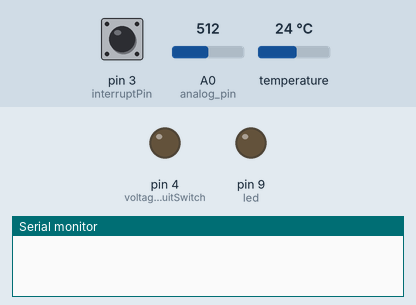
The sketch below on a simulated Arduino Uno, built with avr-gcc and run on an emulated ATmega328P. Parts: output pins drawn as LEDs (lit = HIGH), the last lines printed to the serial monitor. The inputs (shaded band) are chosen by the test bench; at power-on: temperature 24 °C, pin 3 (interruptPin) LOW, A0 (analog_pin) = 512. The local clock reads 2024-03-15 10:24:30 at power-on unless the sketch sets it; storage starts empty; pins used as bus, display or sensor lines are not drawn.

Above: at 0.1 s.
At 8.2 s:
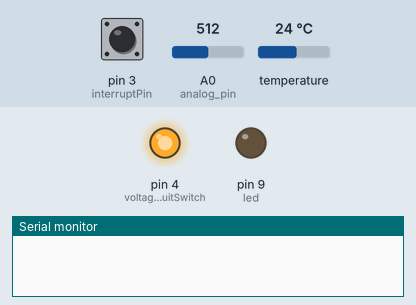
8.3 s: temperature set to 1 °C
At 13.05 s:
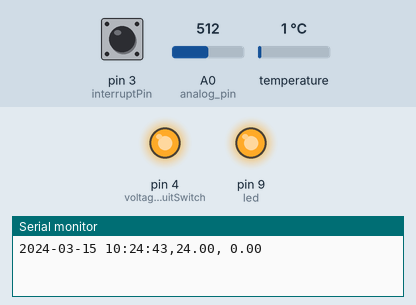
Timing chart, 0 to 21.6 s (numbered marks = the images above; inputs shaded):
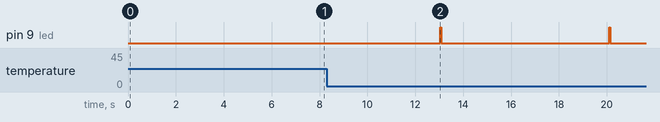

Measured:
- by itself, pin 9 (led): alternates HIGH for 0.04 s and LOW for 7.0 s

The sketch:

freq_logger.ino
```cpp
#include "LowPower.h"         //https://github.com/rocketscream/Low-Power
#include <Wire.h>
#include <SPI.h>
#include <DS3232RTC.h>        //http://github.com/JChristensen/DS3232RTC
#include<stdlib.h>
#include <SD.h>
#include <Time.h>  //https://github.com/PaulStoffregen/Time

//sleeping stuff
#define sleep_intervals 1

#define sleepytime 1000 // millis
//RTC stuff
//RTC_DS3231 RTC;


//led
#define led 9

//voltage stuff
#define voltageAnalogMeasurePin A3
#define voltageReadCircuitSwitch 4

const byte interruptPin = 3; // the pin that we're measuring freq from -- can only be digital pin 2 or 3 on the arduino uno


// debugging -- only do Serial output if debugging
#define debug 1 // 0: don't print anything out; 1: print out debugging statements

#define sensorBoard 8 // the pin that powers the 555 subcircuit

#define chipSelect 7
#define SDpower 6

#define analog_pin A0

long pulseCount = 0;  //a pulse counter variable

unsigned long pulseTime,lastTime, duration, totalDuration;

int samplingPeriod=4; // the number of seconds to measure 555 oscillations


double freq; //

void setup() {

if(debug) Serial.begin(9600);

// indicate successful startup

for (int i=0;i<3;i++) {
  digitalWrite(led, HIGH);
  delay(1000);
  digitalWrite(led, LOW);
  delay(1000);
}

  // RTC setup

 setSyncProvider(RTC.get);
    //Serial << F("RTC Sync");
    //if (timeStatus() != timeSet) Serial << F(" FAIL!");
    //Serial << endl;


  /// SD setup


  pinMode(SDpower,OUTPUT);
    digitalWrite(SDpower,LOW);

    delay(1000);

     if (!SD.begin(chipSelect)) {
  if (debug) Serial.println("Card failed, or not present");

   // indicate SD problem with fast blink
    while(1) {
      digitalWrite(led,HIGH);
      delay(200);
      digitalWrite(led,LOW);
       delay(200);
    }
  }


  if (debug) Serial.begin(9600);

  // begin I2C protocol (necessary for RTC, and any other I2C on board
  Wire.begin();


  // RTC -------------------------
  //initialize_RTC(); // NOTE: need to initialize I2C first -- but also for any other I2C library

  // set mode for voltage circuit control pin, and turn the circuit off
  pinMode(voltageReadCircuitSwitch,OUTPUT);
  pinMode(sensorBoard,OUTPUT);
  pinMode(led, OUTPUT);

  //digitalWrite(sensorBoard,LOW); //turns on the 555 timer and thermistor subcircuit
  uint8_t i;

  //measure the input voltage
  digitalWrite(voltageReadCircuitSwitch, HIGH); //turn on voltage measurement circuit
  digitalWrite(sensorBoard,HIGH);

  // wait a moment to let things settle

}

void loop () {

static time_t tLast;
    time_t t;
    tmElements_t tm;

t = now();
  // RTC test


  // Onboard temp from the RTC
 float rtcTemp = RTC.temperature() / 4.;


  digitalWrite(sensorBoard,LOW);

  // measure an analog battery
  int analog_value = analogRead(analog_pin);


  // depth sensor

  delay(2000); // give time for 555 to recover


  pulseCount=0; //reset the pulse counter
  totalDuration=0;  //reset the totalDuration of all pulses measured

  attachInterrupt(digitalPinToInterrupt(interruptPin),onPulse,RISING); //attach an interrupt counter to interrupt pin 0 (digital pin #2) -- the only other possible pin on the 328p is interrupt pin #1 (digital pin #3)

  pulseTime=micros(); // start the stopwatch

  delay(samplingPeriod*1000); //give ourselves samplingPeriod seconds to make this measurement, during which the "onPulse" function will count up all the pulses, and sum the total time they took as 'totalDuration'

  detachInterrupt(digitalPinToInterrupt(interruptPin)); //we've finished sampling, so detach the interrupt function -- don't count any more pulses


  if (pulseCount>0) { //use this logic in case something went wrong

  double durationS=totalDuration/double(pulseCount)/1000000.; //the total duration, in seconds, per pulse (note that totalDuration was in microseconds)

  // print out stats
  /*
  Serial.print("sampling period=");
  Serial.print(samplingPeriod);
    Serial.print(" sec; #pulses=");
  Serial.print(pulseCount);
  Serial.print("; duration per pulse (sec)=");
  Serial.println(durationS,8);
*/

  freq=1./durationS;


  }

  digitalWrite(sensorBoard,HIGH);


  // make a string for assembling the data to log:
  String dataString = "";

  // dataString += String(unixNow);
//  dataString += now.unixtime();
  //dataString += ",";
  dataString += year();
  dataString += "-";
  dataString += padInt(month(), 2);
  dataString += "-";
  dataString += padInt(day(), 2);
  dataString += " ";
  dataString += padInt(hour(), 2);
  dataString += ":";
  dataString += padInt(minute(), 2);
  dataString += ":";
  dataString += padInt(second(), 2);
  dataString += ",";
  char buffer[10];
  dataString += dtostrf(rtcTemp, 5, 2, buffer);
  dataString += ",";
  dataString += dtostrf(freq, 5, 2, buffer);


  if(debug) Serial.println(dataString);

  // open the file. note that only one file can be open at a time,
  // so you have to close this one before opening another.
  File dataFile = SD.open("datalog.csv", FILE_WRITE);

  // if the file is available, write to it:
  if (dataFile) {
    dataFile.println(dataString);
    dataFile.close();
    // print to the serial port too:


  //indicate successful write with short blink
  digitalWrite(led, HIGH);
  delay(40);
  digitalWrite(led, LOW);

  }
  // if the file isn't open, pop up an error:
  else {
    if (debug) Serial.println("error opening datalog.txt");
  }

// sleep for a while
if (debug==0) {
sleep_for_8s_interval(sleep_intervals);

}
else {
delay(sleepytime);

}

}


String padInt(int x, int pad) {
  String strInt = String(x);

  String str = "";

  if (strInt.length() >= pad) {
    return strInt;
  }

  for (int i=0; i < (pad-strInt.length()); i++) {
    str += "0";
  }

  str += strInt;

  return str;
}

String int2string(int x) {
  // formats an integer as a string assuming x is in 1/100ths
  String str = String(x);
  int strLen = str.length();
  if (strLen <= 2) {
    str = "0." + str;
  } else if (strLen <= 3) {
    str = str.substring(0, 1) + "." + str.substring(1);
  } else if (strLen <= 4) {
    str = str.substring(0, 2) + "." + str.substring(2);
  } else {
    str = "-9999";
  }

  return str;
}

void sleep_for_8s_interval(int numIntervals) { // will power down for numIntervals * 8 seconds

for (int i=0;i<numIntervals;i++) {
LowPower.powerDown(SLEEP_8S, ADC_OFF, BOD_OFF);
}

}


void onPulse()
{
  pulseCount++;
  //Serial.print("pulsecount=");
  //Serial.println(pulseCount);
  lastTime = pulseTime;
  pulseTime = micros();
  duration=pulseTime-lastTime;
  totalDuration+=duration;
  //Serial.println(totalDuration);
}
```
